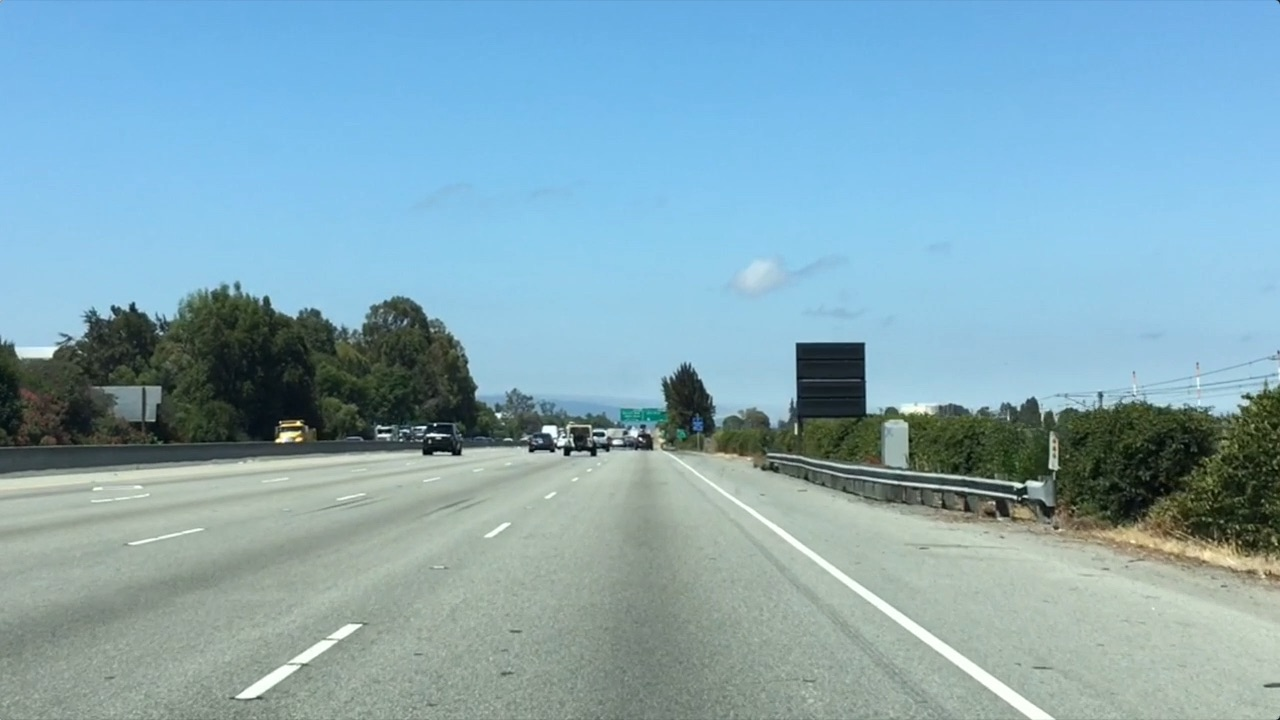
#> input picture test.jpg, 1280 x 720 px
$ python region_mask.py
#> lines starting #> are read from the running program, lines starting #| are printed output that depends on the picture
import numpy as np
import matplotlib.pyplot as plt
import matplotlib.image as mpimg

# Read image and copy image
img = mpimg.imread('test.jpg')
#> img is the input picture: shape (720, 1280, 3); mean R, G, B 132, 168.5, 182.1
region_select = np.copy(img)

xsize = img.shape[1]
#> xsize = 1280
ysize = img.shape[0]
#> ysize = 720

# Define a triangle. In production, this should be a polynomial
bottom_left = [0, ysize]
#> bottom_left = [0, 720]
bottom_right = [xsize, ysize]
#> bottom_right = [1280, 720]
apex = [xsize/2.0, ysize/1.68]
#> apex = [640, 428.6]

# Draw boundries
# 1. Get coefficients
left_fit = np.polyfit([bottom_left[0], apex[0]], [bottom_left[1], apex[1]], 1)
#> left_fit = [-0.455, 720]
right_fit = np.polyfit([bottom_right[0], apex[0]],[bottom_right[1], apex[1]], 1)
#> right_fit = [0.455, 137.1]
bottom_fit = np.polyfit([bottom_left[0], bottom_right[0]], \
                        [bottom_left[1], bottom_right[1]], 1)
#> bottom_fit = [-6.84e-17, 720]
# 2. Draw lines
left_line = np.poly1d(left_fit)
right_line = np.poly1d(right_fit)
bottom_line = np.poly1d(bottom_fit)

# Find region
XX, YY = np.meshgrid(np.arange(0, xsize), np.arange(0, ysize))
idx = (YY > left_line(XX)) & \
        (YY > right_line(XX)) & \
        (YY < bottom_line(XX))
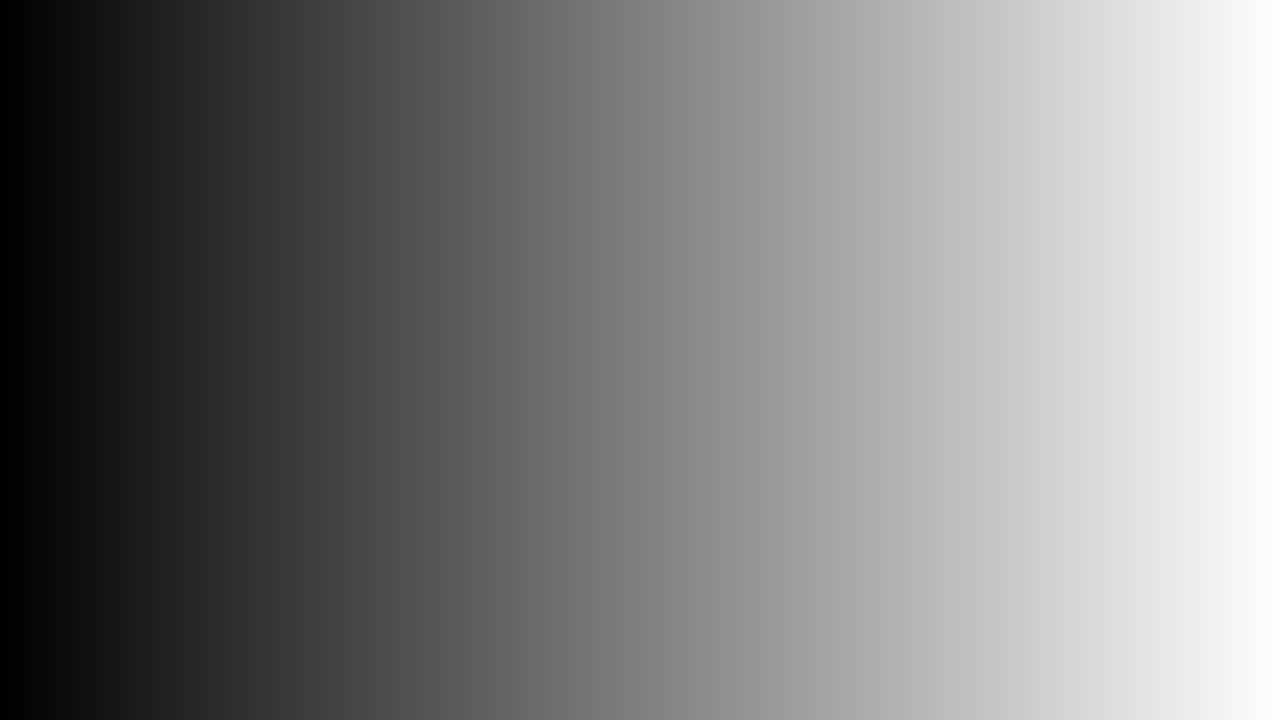
#> XX: shape (720, 1280) int64; min 0, max 1279, mean 639.5; drawn with min black and max white

# Mark the region as red
region_select[idx] = [255, 0 , 0]
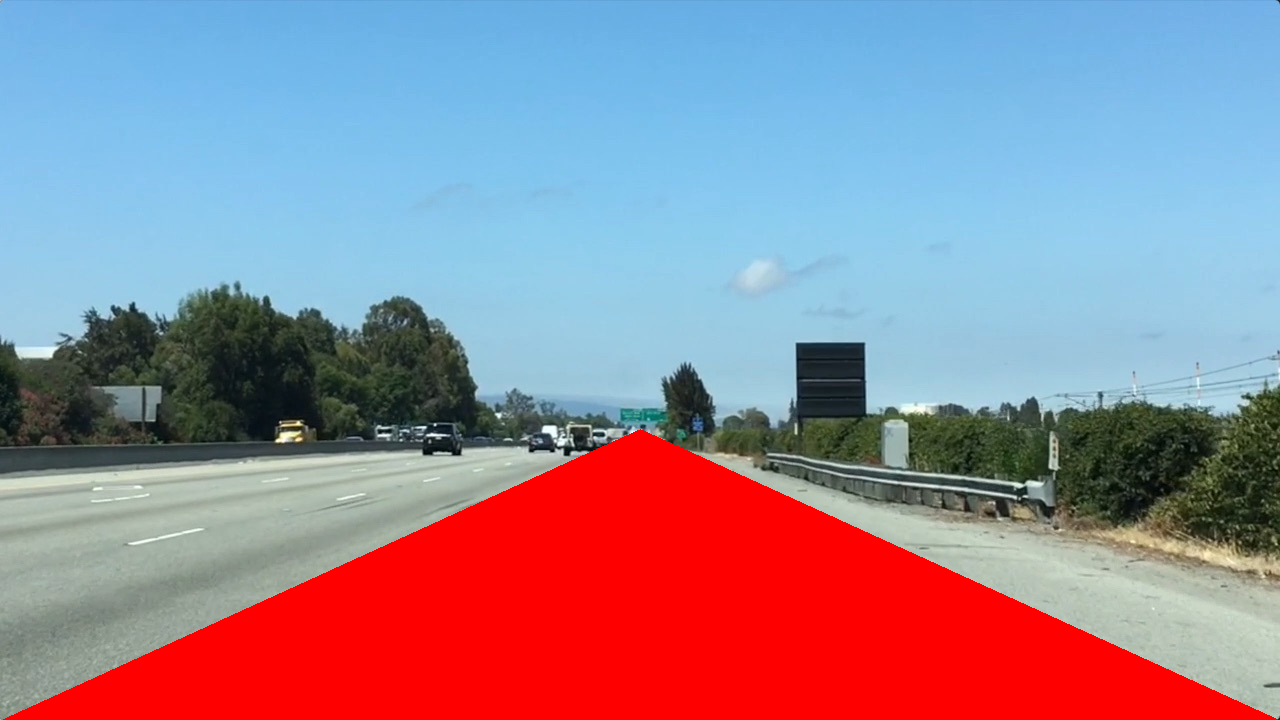
#> region_select: shape (720, 1280, 3); mean R, G, B 151.5, 133.9, 149.9

# Save image
mpimg.imsave('region_select.jpg', region_select)
